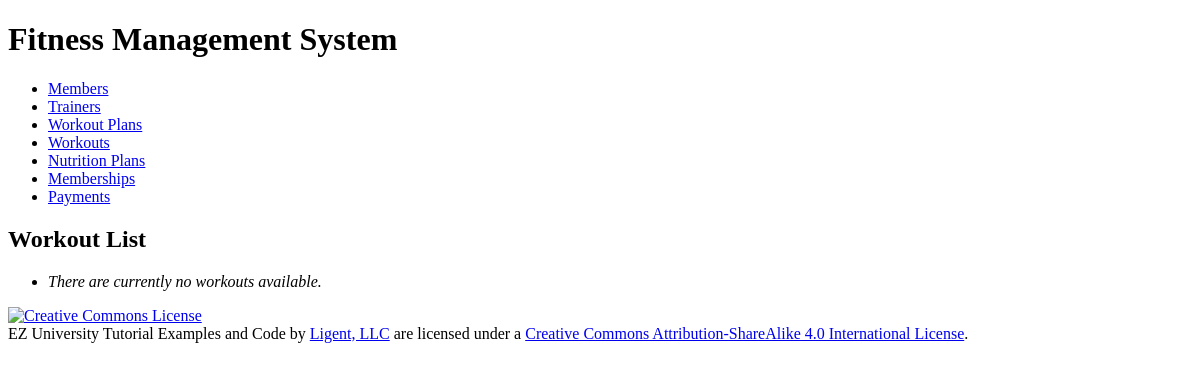
Page /workout/ on the earlier database version.
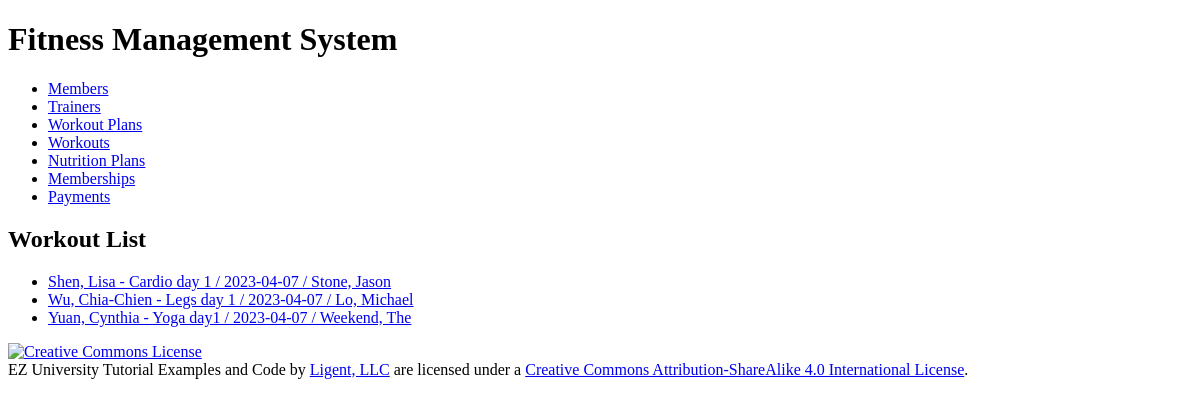
Same page on the later database version.
### workoutinfo/models.py (models this page shows, shortened)
class Workout(models.Model):
    workout_id = models.AutoField(primary_key=True)
    date = models.DateField(auto_now_add=True)
    name = models.CharField(max_length=255)
    description = models.TextField()
    duration = models.IntegerField(help_text='Enter duration in minutes')
    workout_plan = models.ForeignKey(WorkoutPlan, related_name='workouts', on_delete=models.PROTECT)
    member = models.ForeignKey(Member, related_name='workouts', on_delete=models.PROTECT)
    trainer = models.ForeignKey(Trainer, related_name='workouts', on_delete=models.PROTECT)
    def __str__(self):
        return f"{self.member} - {self.name} / {self.date} / {self.trainer}"
    def get_absolute_url(self):
        return reverse('workoutinfo_workout_detail_urlpattern',
                       kwargs={'pk': self.pk}
                       )
    class Meta:
        ordering = ['member', 'name', 'date']
        constraints = [
            UniqueConstraint(fields=['member', 'name'], name='unique_workout')
        ]

class Member(models.Model):
    MALE = 'M'
    FEMALE = 'F'
    OTHER = 'O'
    GENDER_CHOICES = [
        (MALE, 'Male'),
        (FEMALE, 'Female'),
        (OTHER, 'Other'),
    ]
    member_id = models.AutoField(primary_key=True)
    first_name = models.CharField(max_length=45)
    last_name = models.CharField(max_length=45)
    disambiguator = models.CharField(max_length=45, blank=True, default='')
    gender = models.CharField(max_length=1, choices=GENDER_CHOICES)
    phone_number = models.CharField(
        max_length=15,
        validators=[RegexValidator(
            r'^\+?\d{9,15}$',
            'Enter a valid phone number.'
        )]
    )
    def __str__(self):
        if self.disambiguator == '':
            return '%s, %s' % (self.last_name, self.first_name)
        else:
            result = '%s, %s (%s)' % (self.last_name, self.first_name, self.disambiguator)
        return result
    class Meta:
        ordering = ['last_name', 'first_name', 'disambiguator']
        constraints = [
            models.UniqueConstraint(fields=['last_name', 'first_name', 'phone_number'], name='unique_member')
        ]

class Trainer(models.Model):
    GENDER_CHOICES = [
        ('M', 'Male'),
        ('F', 'Female'),
        ('O', 'Other'),
    ]
    member_id = models.AutoField(primary_key=True)
    first_name = models.CharField(max_length=45)
    last_name = models.CharField(max_length=45)
    disambiguator = models.CharField(max_length=45, blank=True, default='')
    gender = models.CharField(max_length=1, choices=GENDER_CHOICES)
    phone_number = models.CharField(
        max_length=15,
        validators=[RegexValidator(
            r'^\+?\d{9,15}$',
            'Enter a valid phone number.'
        )]
    )
    def __str__(self):
        if self.disambiguator == '':
            return '%s, %s' % (self.last_name, self.first_name)
        else:
            result = '%s, %s (%s)' % (self.last_name, self.first_name, self.disambiguator)
        return result
    class Meta:
        ordering = ['last_name', 'first_name', 'disambiguator']
        constraints = [
            UniqueConstraint(fields=['last_name', 'first_name', 'phone_number'], name='unique_trainer')
        ]

### workoutinfo/views.py (the view)
class WorkoutList(View):
    def get(self, request):
        return render(
            request,
            'workoutinfo/workout_list.html',
            {'workout_list': Workout.objects.all()}
        )

### workoutinfo/templates/workoutinfo/workout_list.html (shortened to what this page needs)
{% extends 'workoutinfo/base.html' %}
{% block content %}
    <h2>Workout List</h2>
    <ul>
        {% for workout in workout_list %}
            <li>
                <a href="{{ workout.get_absolute_url }}">{{ workout }}</a>
            </li>
        {% empty %}
            <li><em>There are currently no workouts available.</em></li>
        {% endfor %}
    </ul>
{% endblock %}

Differences in the rows shown:
added Workout: member+name+date "Shen, Lisa - Cardio day 1 / 2023-04-07 / Stone, Jason"
added Workout: member+name+date "Wu, Chia-Chien - Legs day 1 / 2023-04-07 / Lo, Michael"
added Workout: member+name+date "Yuan, Cynthia - Yoga day1 / 2023-04-07 / Weekend, The"
Other differences:
text no longer shown: "There are currently no workouts available."
